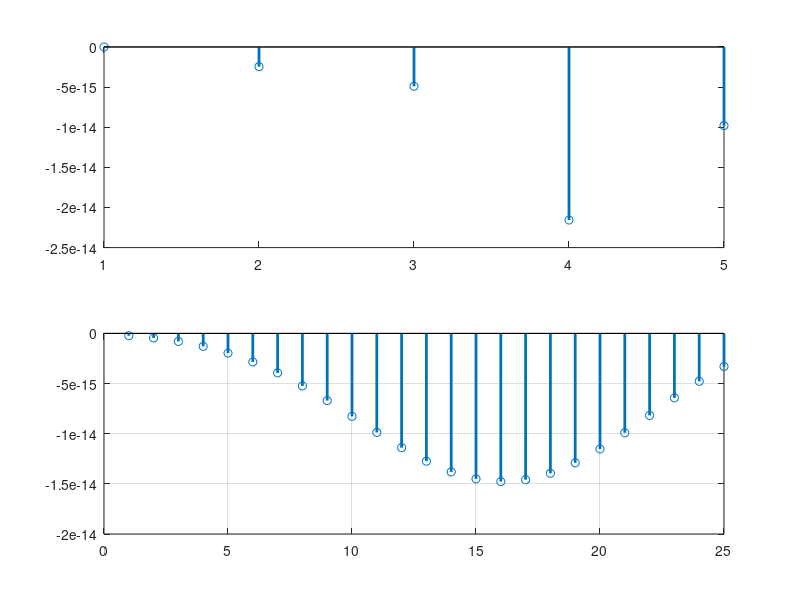

MATLAB code for this plot:
clc;
clear all;
close all;

I = input('Upsampling factor: ');
L = input('Length of the sequence: ');
f1 = input('Frequency of the first signal: ');
f2 = input('Frequency of the second signal: ');
n = 0:L-1;
x = sin(2*pi*f1*n)+sin(2*pi*f2*n);
y = interp(x,I);
subplot(2,1,1)
stem(x, 'LineWidth', 2);
subplot(2,1,2)
stem(y, 'LineWidth', 2);
grid on